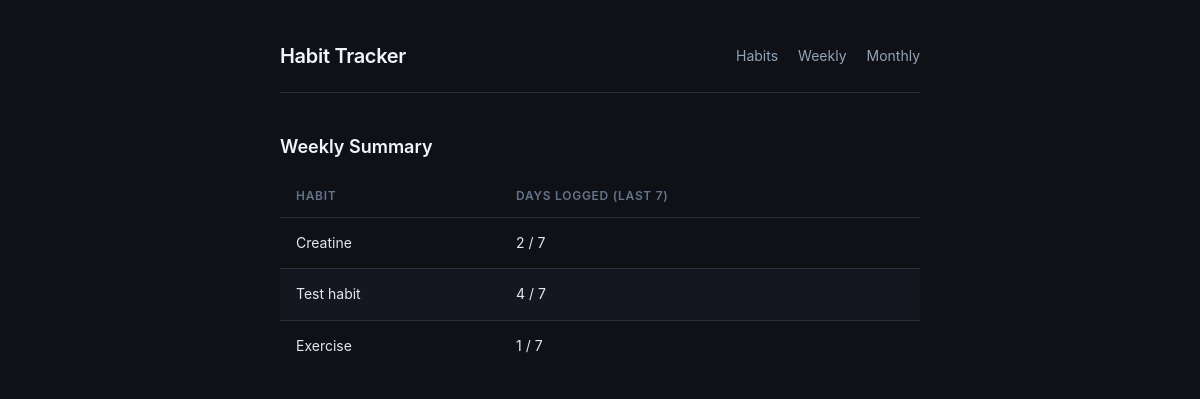
The page /weekly on the database its author committed.
### tables this page shows
CREATE TABLE habits (
            id INTEGER PRIMARY KEY AUTOINCREMENT,
            name TEXT NOT NULL UNIQUE,
            created_at DATE DEFAULT (DATE('now'))
        );

### app.py (the view)
@app.route("/weekly")
def weekly_summary():
    summary = get_weekly_summary()
    return render_template("weekly.html", summary=summary)

### database.py (called while the page is built)
def get_connection():
    conn = sqlite3.connect(DB_NAME)
    conn.row_factory = sqlite3.Row
    return conn

def get_weekly_summary():
    conn = get_connection()
    today = date.today()
    week_ago = today - timedelta(days=6)
    habits = conn.execute("SELECT * FROM habits ORDER BY created_at DESC").fetchall()
    summary = []
    for habit in habits:
        count = conn.execute(
            "SELECT COUNT(*) FROM logs WHERE habit_id = ? AND logged_date BETWEEN ? AND ?",
            (habit["id"], week_ago.isoformat(), today.isoformat())
        ).fetchone()[0]
        summary.append({"name": habit["name"], "count": count, "out_of": 7})
    conn.close()
    return summary

### templates/weekly.html (shortened to what this page needs)
{% extends "base.html" %}
{% block content %}
<h2>Weekly Summary</h2>
{% if summary %}
<table>
    <thead>
        <tr>
            <th>Habit</th>
            <th>Days logged (last 7)</th>
        </tr>
    </thead>
    <tbody>
        {% for row in summary %}
        <tr>
            <td>{{ row["name"] }}</td>
            <td>{{ row["count"] }} / {{ row["out_of"] }}</td>
        </tr>
        {% endfor %}
    </tbody>
</table>
{% else %}
<p class="empty">No habits yet. <a href="/">Add some!</a></p>
{% endif %}
{% endblock %}

### static/style.css (style rules this page uses)
*, *::before, *::after { box-sizing: border-box; margin: 0; padding: 0; }
body { background-color: #0f1117; color: #e2e8f0; font-family: -apple-system, BlinkMacSystemFont, "Segoe UI", Roboto, sans-serif; font-size: 15px; line-height: 1.6; }
h2 { font-size: 18px; font-weight: 600; color: #f1f5f9; margin-bottom: 24px; }
table { width: 100%; border-collapse: collapse; }
thead th { text-align: left; font-size: 12px; font-weight: 600; text-transform: uppercase; letter-spacing: 0.06em; color: #64748b; padding: 0 16px 12px; }
tbody tr { border-top: 1px solid #2a2d3a; }
tbody tr:nth-child(even) { background: #141720; }
tbody td { padding: 14px 16px; font-size: 14px; color: #e2e8f0; }

### rows shown on the page
habits: name "Creatine", count "2", out_of "7"
habits: name "Test habit", count "4", out_of "7"
habits: name "Exercise", count "1", out_of "7"
